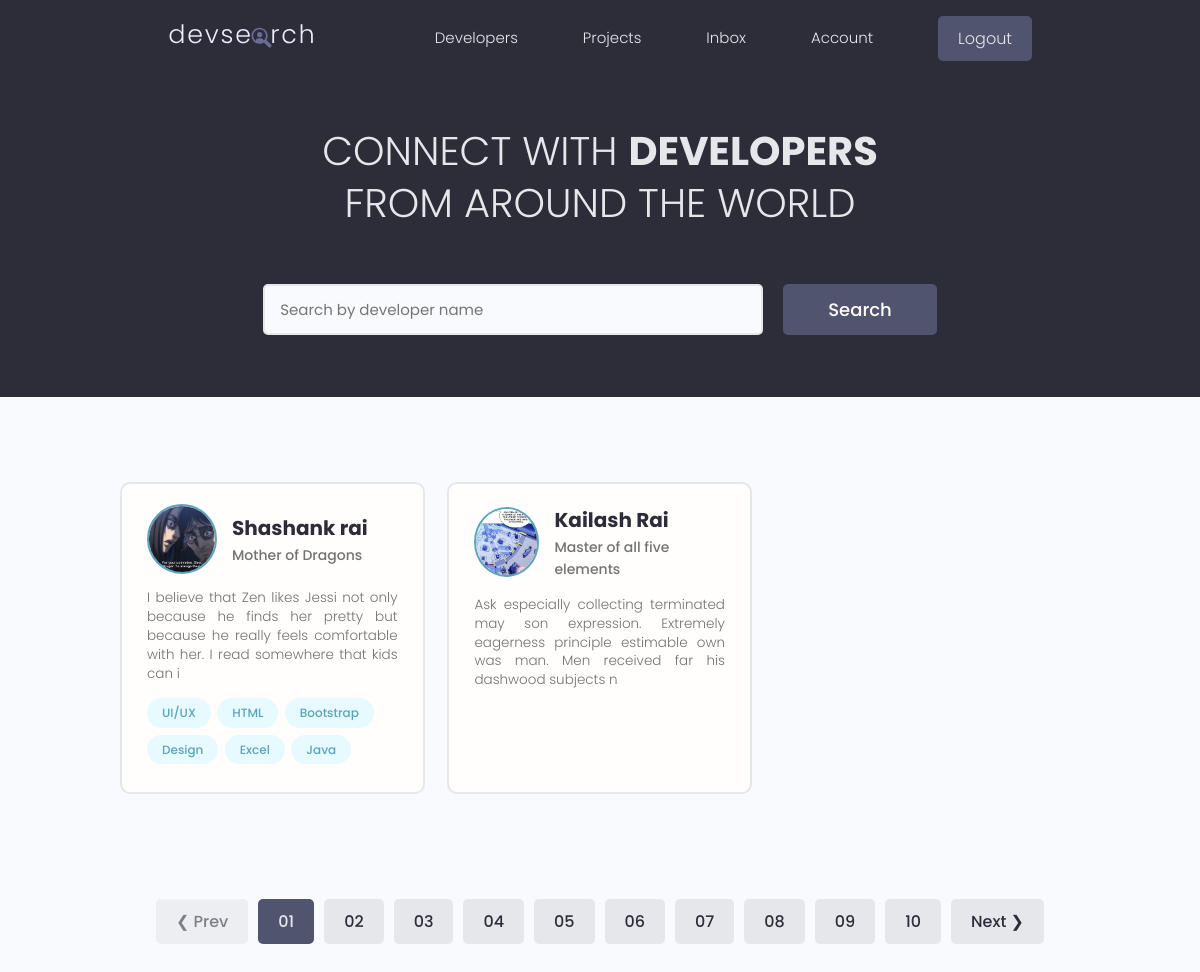
The page / (signed in) on the database its author committed.
### users/models.py (models this page shows)
class Profile(models.Model):
    user=models.OneToOneField(User,on_delete=models.CASCADE,null=True,blank=True)
    name=models.CharField(max_length=200,blank=True,null=True)
    user_name=models.CharField(max_length=200,blank=True,null=True)
    location=models.CharField(max_length=200,blank=True,null=True)
    email=models.EmailField(max_length=500,blank=True,null=True)
    short_intro=models.CharField(max_length=200,blank=True,null=True)
    bio=models.TextField(blank=True,null=True)
    profile_image=models.ImageField(blank=True,null=True,upload_to='profiles/',default='profiles/user-default.png')
    social_github=models.CharField(max_length=200,blank=True,null=True)
    social_twitter=models.CharField(max_length=200,blank=True,null=True)
    social_linkedin=models.CharField(max_length=200,blank=True,null=True)
    social_youtube=models.CharField(max_length=200,blank=True,null=True)
    social_website=models.CharField(max_length=200,blank=True,null=True)
    created=models.DateTimeField(auto_now_add=True)
    id=models.UUIDField(default=uuid.uuid4,unique=True,primary_key=True,editable=False)
    def __str__(self):
        return str(self.user_name)

class Skill(models.Model):
    owner=models.ForeignKey(Profile,null=True,blank=True,on_delete=models.CASCADE)
    name=models.CharField(max_length=200,blank=True,null=True)
    description=models.TextField(blank=True,null=True)
    created=models.DateTimeField(auto_now_add=True)
    id=models.UUIDField(default=uuid.uuid4,unique=True,primary_key=True,editable=False)
    def __str__(self):
        return str(self.name)

### users/views.py (the view)
# urls.py: path('',views.profiles,name='profiles'),
def profiles(request):
    all_profiles=Profile.objects.all()
    print(all_profiles)
    context={'profiles':all_profiles}
    return render(request,'users/profiles.html',context)

### users/templates/users/profiles.html (shortened to what this page needs)
{% extends 'main.html' %}
{% block content %}
  <main class="home">
    <section class="hero-section text-center">
      <div class="container container--narrow">
        <div class="hero-section__box">
          <h2>CONNECT WITH <span>DEVELOPERS</span></h2>
          <h2>FROM AROUND THE WORLD</h2>
        </div>
        <div class="hero-section__search">
          <form class="form" action="#" method="get">
            <div class="form__field">
              <input class="input input--text" id="formInput#search" type="text" name="text"
                placeholder="Search by developer name" />
            </div>
            <input class="btn btn--sub btn--lg" type="submit" value="Search" />
          </form>
        </div>
      </div>
    </section>
    <section class="devlist">
      <div class="container">
        <div class="grid grid--three">
        {% for profile in profiles %}
          <div class="column card">
            <div class="dev">
              <a href="{% url 'user_profile' profile.id %}" class="card__body">
                <div class="dev__profile">
                  <img class="avatar avatar--md" src={{profile.profile_image.url}} alt="image" />
                  <div class="dev__meta">
                    <h3>{{profile.name}}</h3>
                    <h5>{{profile.short_intro}}</h5>
                  </div>
                </div>
                <p class="dev__info">
                  {{profile.bio|slice:"150"}}
                </p>
                <div class="dev__skills">
                {% for skill in profile.skill_set.all %}
                  <span class="tag tag--pill tag--main">
                    <small>{{skill}}</small>
                  </span>
                {% endfor %}
                </div>
              </a>
            </div>
          </div>
          {% endfor %}
          </div>
          </div>
    </section>
    <div class="pagination">
      <ul class="container">
        <li><a href="#" class="btn btn--disabled">&#10094; Prev</a></li>
        <li><a href="#" class="btn btn--sub">01</a></li>
        <li><a href="#" class="btn">02</a></li>
        <li><a href="#" class="btn">03</a></li>
        <li><a href="#" class="btn">04</a></li>
        <li><a href="#" class="btn">05</a></li>
        <li><a href="#" class="btn">06</a></li>
        <li><a href="#" class="btn">07</a></li>
        <li><a href="#" class="btn">08</a></li>
        <li><a href="#" class="btn">09</a></li>
        <li><a href="#" class="btn">10</a></li>
        <li><a href="#" class="btn">Next &#10095;</a></li>
      </ul>
    </div>
  </main>
{% endblock content %}

### static/styles/app.css (style rules this page uses)
:root { --color-sub: #2d2d39; }
.btn--sub { background-color: var(--color-sub-light); }
.card { border: 2px solid var(--color-light); }
img { width: 100%; }
.hero-section { height: 40vh; display: flex; align-items: center; background-color: var(--color-sub); }
.hero-section__box { margin-bottom: 4rem; }
.hero-section__box > h2, .hero-section__box > h2 > span { font-size: 4rem; color: var(--color-light); line-height: 1.3; text-transform: uppercase; }
.hero-section__box > h2 { font-weight: 300; }
.hero-section__box > h2 > span { font-weight: 700; }
.hero-section__search > .form { display: flex; align-items: center; justify-content: center; gap: 2rem; }
.hero-section__search > .form input.input--text { width: 50rem; }
.devlist { margin-top: 8rem; }
.devlist .grid { align-items: stretch; }
.devlist .dev .dev__profile { display: flex; align-items: center; gap: 1.5rem; }
.devlist .dev .dev__meta h3 { color: var(--color-sub); font-size: 2rem; font-weight: 700; }
.devlist .dev .dev__meta h5 { color: var(--color-text); font-size: 1.4rem; font-weight: 500; }
.devlist .dev .dev__info { margin: 1.5rem 0; font-size: 1.35rem; line-height: 1.4; text-align: justify; }
.pagination { margin-top: 8rem; margin-bottom: 10rem; }
.pagination > ul { flex-wrap: wrap; list-style: none; display: flex; align-items: center; justify-content: center; gap: 1rem; }
.pagination .btn { color: var(--color-sub); }
.pagination .btn.btn--sub { color: var(--color-light); }

### static/uikit/styles/modules/_variables.css (style rules this page uses)
:root { --color-main: #5aa5b9; --color-main-light: #e6faff; --color-sub: #3f4156; --color-sub-light: #51546e; --color-sub-lighter: #ededfd; --color-text: #737373; --color-gray: #8b8b8b; --color-light: #e5e7eb; --color-light-gray: #767676; --color-bg: #f8fafd; --color-white: #fffefd; --color-white-light: #f3f3f3; --color-success: #359e64; --color-success-bg: #def8e8; --color-error: #fc4b0b; --color-error-bg: #fff2ee; --font-base: 'Poppins', arial, helvetica, 'Segoe UI', roboto, ubuntu, sans-serif; --font-monospace: 'Fira Code', 'Courier New', courier, monospace; --font-regular: 300; --font-medium: 500; --font-bold: 700; --generic-shadow: 1px 1px 5px #00000010; --generic-transition: all 0.3s ease-in-out; }

### static/uikit/styles/modules/_base.css (style rules this page uses)
* { margin: 0; padding: 0; box-sizing: border-box; text-rendering: optimizeLegibility; color: inherit; font-size: inherit; }
html { font-size: 50%; }
@media only screen and (min-width: 480px) { html { font-size: 56.25%; } }
@media only screen and (min-width: 1200px) { html { font-size: 62.5%; } }
body { line-height: 1.6; font-weight: 400; font-size: 1.5rem; color: var(--color-text); background-color: var(--color-bg); min-height: 100vh; }

### static/uikit/styles/modules/_typography.css (style rules this page uses)
* { font-family: var(--font-base); }
h2 { font-size: 3.6rem; font-weight: var(--font-bold); }
h3 { font-size: 3.2rem; font-weight: var(--font-medium); }
h5 { font-size: 2.4rem; font-weight: var(--font-medium); }
h5, h6 { font-weight: var(--font-regular); }
p, span, strong { font-size: 1.6rem; color: var(--color-text); font-weight: var(--font-regular); }
a { padding-bottom: 2px; text-decoration: none; display: inline-block; color: var(--color-main); font-weight: var(--font-medium); }

### static/uikit/styles/modules/_utilities.css (style rules this page uses)
.container { width: 92%; max-width: 165rem; margin: 0 auto; box-sizing: border-box; }
.container--narrow { width: 92%; max-width: 120rem; }
@media screen and (min-width: 1000px) { .container { width: 90%; } }
@media screen and (min-width: 1000px) { .container--narrow { width: 85%; } }
@media screen and (min-width: 1200px) { .container { width: 80%; } }
@media screen and (min-width: 1200px) { .container--narrow { width: 72%; } }
.text-center { text-align: center; }

### static/uikit/styles/modules/_avatar.css (style rules this page uses)
.avatar { border-radius: 50%; border: 2px solid var(--color-main); object-fit: cover; }
.avatar--md { height: 7rem; width: 7rem; }

### static/uikit/styles/modules/_button.css (style rules this page uses)
.btn { display: inline-block; position: relative; cursor: pointer; background-color: var(--color-light); font-weight: var(--font-medium); color: var(--color-sub); text-decoration: none; padding: 1rem 2rem; border-radius: 0.5rem; border: none; width: -webkit-fit-content; width: -moz-fit-content; width: fit-content; height: -webkit-fit-content; height: -moz-fit-content; height: fit-content; font-size: 1.6rem; outline-width: 0; outline-color: transparent; -webkit-backface-visibility: hidden; backface-visibility: hidden; transition: all 0.3s ease-in-out; }
.btn:disabled, .btn--disabled { cursor: not-allowed; opacity: 0.6; }
.btn--sub { background-color: var(--color-sub); color: var(--color-white); }
.btn--lg { font-size: 1.8rem; padding: 1.2rem 4.5rem; }

### rows shown on the page
Profile: profile_image (picture), name "Shashank rai", short_intro "Mother of Dragons", bio "I believe that Zen likes Jessi not only because he finds her pretty but because he really feels comfortable with her. I read somewhere that kids can i"
Skill: name "UI/UX"
Skill: name "HTML"
Skill: name "Bootstrap"
Skill: name "Design"
Skill: name "Excel"
Skill: name "Java"
Profile: profile_image (picture), name "Kailash Rai", short_intro "Master of all five elements", bio "Ask especially collecting terminated may son expression. Extremely eagerness principle estimable own was man. Men received far his dashwood subjects n"
